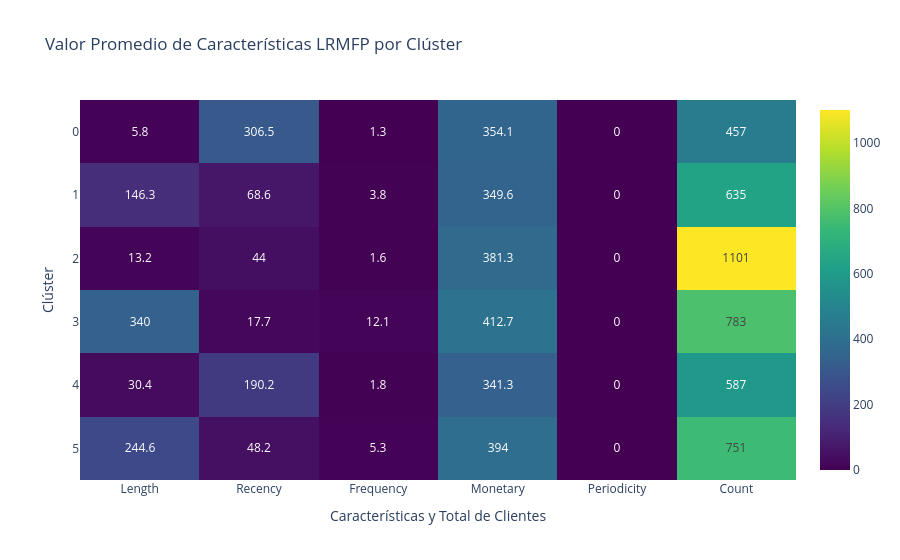

The notebook cell saved with this chart:
### Code cell
df_features = custom_features(df_retail)
df_features["Cluster"] = kmeans_labels

cluster_summary = df_features.groupby("Cluster")[lrmfp_columns].mean().round(1)

cluster_summary["Count"] = df_features.groupby("Cluster").size()

fig_heatmap = go.Figure(
    data=go.Heatmap(
        z=cluster_summary.values,
        x=cluster_summary.columns,
        y=cluster_summary.index,
        colorscale="Viridis",
        text=cluster_summary.values,
        texttemplate="%{text}",
        showscale=True,
    )
)

fig_heatmap.update_layout(
    title="Valor Promedio de Características LRMFP por Clúster",
    xaxis_title="Características y Total de Clientes",
    yaxis_title="Clúster",
    yaxis=dict(autorange="reversed", type="category"),
)
fig_heatmap.show()

### Figure 1 — Plotly figure (JSON) as saved in the notebook; plotly's stock layout.template omitted (floating-point values rounded to 4 significant figures)
{"data": [{"colorscale": [[0, "#440154"], [0.1111, "#482878"], [0.2222, "#3e4989"], [0.3333, "#31688e"], [0.4444, "#26828e"], [0.5556, "#1f9e89"], [0.6667, "#35b779"], [0.7778, "#6ece58"], [0.8889, "#b5de2b"], [1, "#fde725"]], "showscale": true, "text": [[5.8, 306.5, 1.3, 354.1, 0, 457], [146.3, 68.6, 3.8, 349.6, 0, 635], [13.2, 44, 1.6, 381.3, 0, 1101], [340, 17.7, 12.1, 412.7, 0, 783], [30.4, 190.2, 1.8, 341.3, 0, 587], [244.6, 48.2, 5.3, 394, 0, 751]], "texttemplate": "%{text}", "type": "heatmap", "x": ["Length", "Recency", "Frequency", "Monetary", "Periodicity", "Count"], "y": [0, 1, 2, 3, 4, 5], "z": [[5.8, 306.5, 1.3, 354.1, 0, 457], [146.3, 68.6, 3.8, 349.6, 0, 635], [13.2, 44, 1.6, 381.3, 0, 1101], [340, 17.7, 12.1, 412.7, 0, 783], [30.4, 190.2, 1.8, 341.3, 0, 587], [244.6, 48.2, 5.3, 394, 0, 751]]}], "layout": {"title": {"text": "Valor Promedio de Características LRMFP por Clúster"}, "xaxis": {"title": {"text": "Características y Total de Clientes"}}, "yaxis": {"autorange": "reversed", "title": {"text": "Clúster"}, "type": "category"}}}
